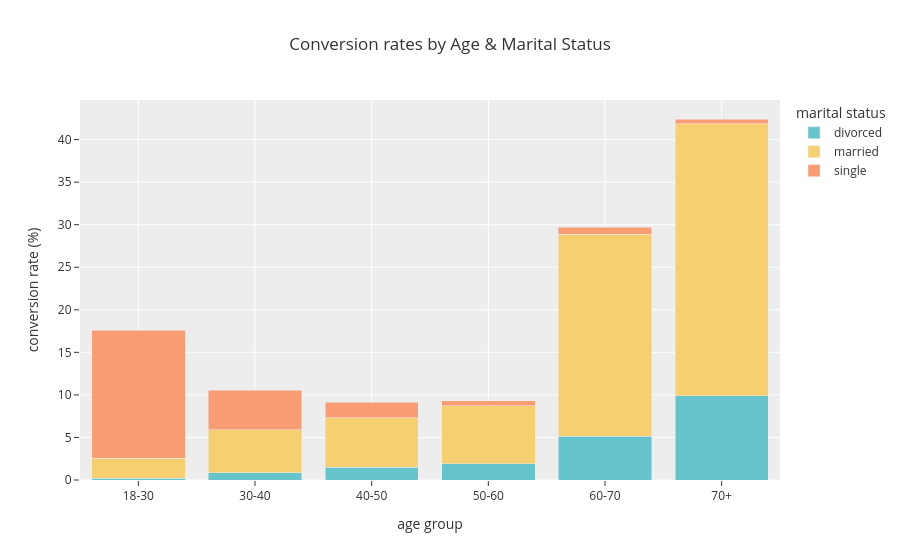

Notebook code cell kept with this figure:
### Code cell
fig = px.bar(
    age_marital_df.loc[age_labels].mul(100).reset_index(),
    x='age_group',
    y=['divorced', 'married', 'single'],
    barmode='stack',
    title='Conversion rates by Age & Marital Status',
    labels={
        'age_group': 'age group',
        'value': 'conversion rate (%)',
        'variable': 'marital status'
    },
    template='ggplot2',
    color_discrete_sequence=colors.qualitative.Pastel
)

fig.show()

### Figure 1 — Plotly figure (JSON) as saved in the notebook; plotly's stock layout.template omitted (floating-point values rounded to 4 significant figures)
{"data": [{"hovertemplate": "marital status=divorced<br>age group=%{x}<br>conversion rate (%)=%{y}<extra></extra>", "legendgroup": "divorced", "marker": {"color": "rgb(102, 197, 204)", "pattern": {"shape": ""}}, "name": "divorced", "orientation": "v", "showlegend": true, "textposition": "auto", "type": "bar", "x": ["18-30", "30-40", "40-50", "50-60", "60-70", "70+"], "xaxis": "x", "y": [0.2086, 0.8735, 1.502, 1.902, 5.122, 9.928], "yaxis": "y"}, {"hovertemplate": "marital status=married<br>age group=%{x}<br>conversion rate (%)=%{y}<extra></extra>", "legendgroup": "married", "marker": {"color": "rgb(246, 207, 113)", "pattern": {"shape": ""}}, "name": "married", "orientation": "v", "showlegend": true, "textposition": "auto", "type": "bar", "x": ["18-30", "30-40", "40-50", "50-60", "60-70", "70+"], "xaxis": "x", "y": [2.333, 5.047, 5.817, 6.801, 23.74, 31.95], "yaxis": "y"}, {"hovertemplate": "marital status=single<br>age group=%{x}<br>conversion rate (%)=%{y}<extra></extra>", "legendgroup": "single", "marker": {"color": "rgb(248, 156, 116)", "pattern": {"shape": ""}}, "name": "single", "orientation": "v", "showlegend": true, "textposition": "auto", "type": "bar", "x": ["18-30", "30-40", "40-50", "50-60", "60-70", "70+"], "xaxis": "x", "y": [15.06, 4.655, 1.802, 0.6302, 0.813, 0.5415], "yaxis": "y"}], "layout": {"barmode": "stack", "legend": {"title": {"text": "marital status"}, "tracegroupgap": 0}, "title": {"text": "Conversion rates by Age & Marital Status"}, "xaxis": {"anchor": "y", "domain": [0, 1], "title": {"text": "age group"}}, "yaxis": {"anchor": "x", "domain": [0, 1], "title": {"text": "conversion rate (%)"}}}}
